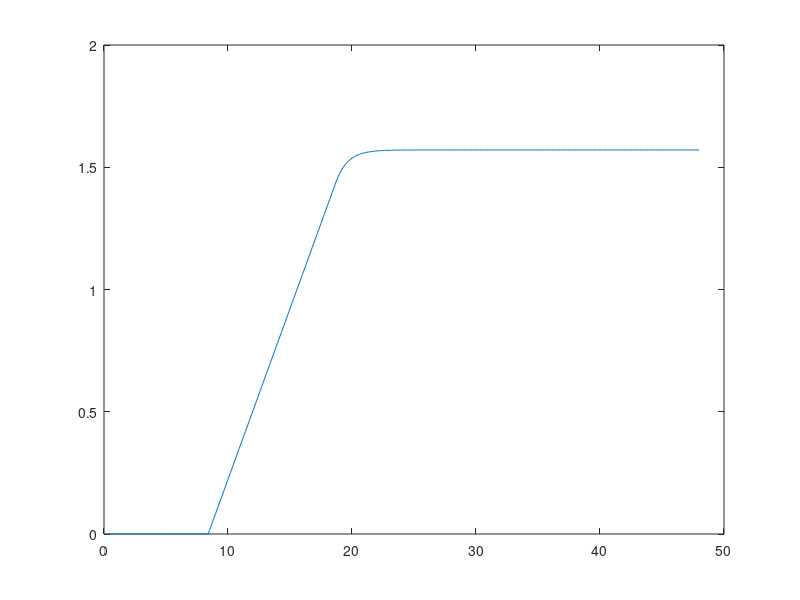

MATLAB code to generate this figure: (Note: this script raises an error after producing the figure.)
% Script de test para el generador de trayectorias usando el EKF

% Copyright (C) 2016 Iván Rodríguez Méndez, Antonio Luis
% Morell González, Leopoldo Acosta Sánchez
%
% This software is distributed under the GNU General Public 
% Licence (version 3 or later); please refer to the file 
% Licence.txt, included with the software, for details.


rng(1); %Colocamos la misma semilla para que el script siempre se ejecute en las mismas condiciones
clear % Eliminamos todas las variables que guardamos en el workspace
clc;
clf; %Limpiamos el workSpace y las figuras 

%Establecemos la velocidad para la simulación del experimento

velocidad_simulacion = 0.01 ;
mostrar_simulacion = true;
preguntar_simular = true;
depuracion = false ;
steps = 1; %Pasos usados por el bucle para la represetanción gráfica
len = 100 ; %Tamaño asignado para mostrar las mediciones por parte de las balizas
Radio = 0.35 ; %Radio del dibujo
radioruedas = Radio/6 ; %definimos el radio de las ruedas de nuestro robot
intervalo_conf = 50 ; %Definimos el tamaño del intervalo de confianza en la representación.

%Importamos el modelo de medida y sus derivadas (en este caso medimos la
%distancia)

h_func = @bot_dist_h;


%Imprimimos algunos mensajes informativos en el workspace

disp('Seguimiento de un robot móvil usando el UKF')      
disp('  Autor: Iván Rodríguez Méndez')
disp('  Basado en la toolbox de Simo Särkkä')

%Creamos la trayectoria que seguirá el robot y además colocamos las balizas
%para poder calcular su posición.

disp(' ')
disp('PARÁMETROS DE SIMULACIÓN:')

Baliza_1 = [-10;25] ;
Baliza_2 = [-10;-5];

fprintf(' -> La posición de la primera baliza \n    es X= %f  e Y= %f \n',Baliza_1(1,1),Baliza_1(2,1))
fprintf(' -> La posición de la segunda baliza \n    es X= %f  e Y= %f \n',Baliza_2(1,1),Baliza_2(2,1))

sd_baliza = 0.05 ; %Parámetro de afectación de ruido de nuestro robot
sd_odometria = 0.05 ; %Parámetro de ruido que aplicamos a la odometría 
dt = 0.01 ; %Diferencial de tiempo por el que realizamos nuestra simulación

fprintf(' -> La afectación del ruido es %f (varianza) \n',sd_baliza)
fprintf(' -> La afectación del ruido es %f (varianza) \n',sd_odometria)
fprintf(' -> El tiempo de muestreo es %f segundos \n',dt)
fprintf(' -> El radio de las ruedas es %f metros \n',radioruedas)
%Creamos la trayectoria que nuestro robot deberá seguir 

 Y = []; %Inicialización del vector de medidas
 Y_r = []; %Inicializamos el vector que guarda las rotaciones
 
 %Generamos las velocidades lineales y angulares de nuestro robot
V_LINEAL = 1; %Velocidad máxima
V_ANGULAR = 8; %Velocidad de rotación máxima
x_inicial = 0;
y_inicial = 0;
alfa_inicial = 0;
tiempo = 0;
Tiempo = [];
espacio = 0;
pose = [x_inicial;y_inicial;alfa_inicial];
FPS = 15 ;
Epsilon = 0.01; %Umbral de distancia
V = V_LINEAL;
W = V_ANGULAR*pi/(180) ;
trayectoria = [x_inicial;y_inicial;alfa_inicial];

velocidad_lineal = [0];
velocidad_angular = [0];

objetivos = [5 5 5;
             0 10 20 ;
             0 pi/2 pi/2];
obj_actual = 1;
mov = 1;
angulo = 0;

for i=1:size(objetivos,2)
    while norm(trayectoria(:,size(trayectoria,2))-objetivos(:,obj_actual)) > Epsilon && size(trayectoria,2) <= 1000 
        pose = trayectoria(:,size(trayectoria,2));
        
        %Calculamos la diferencia en el ángulo
        b = atan2(sin(pose(3,1)),cos(pose(3,1)));
        a = atan2(sin(objetivos(3,obj_actual)),cos(objetivos(3,obj_actual)));
        
        d1 = a-b;
        d2 = 2*pi - abs(d1);
        
        if d1 > 0
            d2 = d2*(-1);
        end
        if (abs(d1) < abs(d2))
            angulo = d1;
        else 
            angulo = d2;
        end
        
       w = angulo;
        
        if w > W
            w = W;
        end
        if w < -W
            w = -W;
        end 
        v = norm(pose(1:2)-objetivos(1:2,obj_actual));
        
        if (v > V)
            v = V;
        end
        if (v < 0)
            v = 0;
        end
        
        if abs(w) > 0.01
            v = 0;
        end
        
   
        trayectoria(3,mov) = pose(3,1) + w*0.1;
        trayectoria(1,mov) = pose(1,1) + v*cos(trayectoria(3,mov))*0.1;
        trayectoria(2,mov) = pose(2,1) + v*sin(trayectoria(3,mov))*0.1;
        
        tiempo = tiempo + 0.1;
        Tiempo = [Tiempo tiempo]; %Usamos este vector por si quisieramos representar algo con respecto al tiempo.
        espacio = espacio + v;
        mov = mov+1;
    end
    obj_actual = obj_actual+1;
end
        
plot(trayectoria(1,:),trayectoria(2,:))
plot(Tiempo,trayectoria(3,:))

x = [];
x_mod = [];
X_mod = [];
X_mod_ruido = [];
X = [];
U_t = [];
u_t = [];
%Iniciamos el tiempo de simulación
t = 0;
resolucion = dt ;
T_final = (tiempo-0.1)/10 ; %Lo colocamos así para que sea consecuente con la longitud de nuestro vector

%Inicializamos el índice para recorrer el buble

i = 1; %Inicializamos el índice con el que trabajaremos dentro del buble.

 
 for t=0:resolucion:T_final %Creamos la trayectoria que el robot seguirá 
     %Vamos a crear la trayectoria de manera digital para poder
     %entender mejor todo el funcionamiento de nuestro sistema
     
     %Generaremos el vector de estados
     
         x_mod(:,i) = trayectoria(:,i);
         X_mod_ruido = x_mod;
         
    
         if i > 1
         
             x_mod_ruido = X_mod_ruido(:,i-1);
             u_t = odometry_motion(X_mod_ruido(:,i-1),X_mod_ruido(:,i));
         
         else 
             x_mod_ruido = X_mod_ruido(:,i);
         end
         
  
     %Calculamos las medidas usando el vector de estados del modo continuo
     
      y_r1 = atan2(x_mod_ruido(2)-Baliza_1(2), x_mod_ruido(1)-Baliza_1(1)) ; %Creamos estos vectores para simular el track visualmente
      y_r2 = atan2(x_mod_ruido(2)-Baliza_2(2), x_mod_ruido(1)-Baliza_2(1)) ; %Creamos estos vectores para simular el track visualmente
     
      %Medidas para el filtro extendido (usando la distancia).
      y1 = sqrt((x_mod_ruido(1)-Baliza_1(1)).^2 + (x_mod_ruido(2)-Baliza_1(2)).^2)+sd_baliza*randn ;
      y2 = sqrt((x_mod_ruido(1)-Baliza_2(1)).^2 + (x_mod_ruido(2)-Baliza_2(2)).^2)+sd_baliza*randn ;

    %Guardamos la información generada
     
     Y = [Y [y1;y2]];
     U_t = [U_t u_t];
     Y_r = [Y_r [y_r1;y_r2]];
     i = i+1; %Aumentamos el índice del bucle 
 end
 
 M_ukf = [0;0;0];
 P_ukf = diag([0.1 0.1 0.1]); %Inicializamos los vectores que contendrán la información inicial para del filtro clásico.
 
 R = sd_baliza^2 + sd_odometria^2; %Introducimos el ruido que tendrá en cuenta el filtro en las ecuaciones.
 
 %Construimos las matrices A y Q necesarias para el ciclo de predicción.
 qx = 0.9 ;
 qy = 0.9 ;
 
 A = [1 dt 0;
      0 1 dt;
      0 0 1];
  
 Q = [(1/3)*(dt^3)*qx (1/2)*(dt^2)*qx 0;
      (1/2)*(dt^2)*qx (dt)*qx         0;
               0         0       dt*qy];
      
 %Seguimiento y animación de nuestro robot

 MM_ukf = zeros(size(M_ukf,1),size(Y,2)); %Inicialicamos el vector que contendrá toda la información del filtro clásico.
 PP_ukf = zeros(size(M_ukf,1),size(M_ukf,1),size(Y,2));
 
 %Colocamos una condición para preguntar a la hora de realizar la
 %simulación o hacerla directamente.
 
 if preguntar_simular == true 
     
     disp('Pulsa una tecla para mostrar la simulación')
     disp(' ')
     plot(X_mod_ruido(1,:),X_mod_ruido(2,:),'b')
     axis([-30*Radio 80*Radio -30*Radio 80*Radio]);
     title('PULSA UNA TECLA PARA COMENZAR CON LA SIMULACIÓN')
     pause()
     
 end   
 
 disp(' ')
 disp('¡Comienza la simulación!')
 
 for k=1:size(Y,2) %La dimensión del bucle es tan grande como la trayectoria o el número de medidas
      if k == 1
          M_ukf = (trayectoria(:,k));
          [M_ukf,P_ukf] = ckf_predict(M_ukf,P_ukf,A,Q);
          [M_ukf,P_ukf] = ckf_update(M_ukf,P_ukf,Y(:,k),h_func,R*eye(2),[Baliza_1 Baliza_2]);
          MM_ukf(:,k) = M_ukf ;
          MM_ukf(3,k) = 0 ;
          PP_ukf(:,:,k) = P_ukf;
      else 
         M_ukf = (trayectoria(:,k)+M_ukf)/2;
          [M_ukf,P_ukf] = ckf_predict(M_ukf,P_ukf,A,Q);
          [M_ukf,P_ukf] = ckf_update(M_ukf,P_ukf,Y(:,k),h_func,R*eye(2),[Baliza_1 Baliza_2]);
          MM_ukf(:,k) = M_ukf ;
          MM_ukf(3,k) = trayectoria(3,k); %Imponemos que la rotación sea calculada de esta manera
          PP_ukf(:,:,k) = P_ukf;
      end
      
 end
 
 ukf_rmse = sqrt(mean((X_mod_ruido(1,:)-MM_ukf(1,:)).^2+(X_mod_ruido(2,:)-MM_ukf(2,:)).^2)); %Calculamos el error cuadrático medio de la posición estimada usando el filtro clásico de Kalman.
 
%Representamos la estimación obtenida para ambos filtros.
 
if mostrar_simulacion == true 
    %Representaciones gráficas de los resultados de la estimación 
    %Comenzamos con la representación del filtro clásico de Kalman.
    
    %FILTRO UKF.
      M = MM_ukf(:,1);  
      P = PP_ukf(:,:,1);
      EST = M;
      
      %Calculamos la representación para la estimación del primer vector de
      %estados
      [punto,ruedader1,ruedaizq1,Lateral_sup1,Lateral_inf1,trasera,linea_abajo1,linea_arriba1] = Pioneer3DX(M(1,1),M(2,1),M(3,1),Radio);
      
      tt = (0:0.01:1)*2*pi;
      %Calculamos el intervalo de confianza para conocer cual será la
      %propagración del error en nuestro robot.
      cc = repmat([0;0],1,length(tt)) + ...
              intervalo_conf*chol(P(1:2,1:2))'*[cos(tt);sin(tt)]; %Calculamos el intervalo de confianza
      
      cc=Inter_Conf(cc,M(1,1),M(2,1),M(3,1));
      %Representamos la trayectoria real junto con la estimación del KF y
      %la posición de las balizas en el mapa.
      
      h = plot(X_mod_ruido(1,:),X_mod_ruido(2,:),'b-',... %Dibuja la línea  que reprensenta la trayectoria real
               M(1),M(2),'ro',... %representa la posición estimada
               EST(1,:),EST(2,:),'r--',... %Dibujamos la estimación
               cc(1,:),cc(2,:),'m-',... %Intervalo de confianza
               Baliza_1(1),Baliza_1(2),'g',... %Medida desde la baliza
               Baliza_1(1),Baliza_1(2),'k^',... %Dibuja el triángulo correspondiente a la baliza
               Baliza_2(1),Baliza_2(2),'g',... %Dibuja la medida desde la baliza
               Baliza_2(1),Baliza_2(2),'k^'); %Dibuja la segunda baliza
      legend('Location','NorthEast','Trayectoria real','Posición','Trayectoria estimada',...
             'Intervalo de confianza','Medidas de los sensores','Posicion de los sensores');
      title('Filtrado usando el UKF.')
      axis([-30*Radio 80*Radio -30*Radio 80*Radio]);
      
      hold on
      
      %Marcamos ciertos puntos del mapa con texto para poder identificarlos
      %mejor.
      
      text(x_inicial-1,y_inicial-1,'SALIDA')
      text(Baliza_1(1)-1,Baliza_1(2)-1,'BALIZA 1')
      text(Baliza_2(1)-1,Baliza_2(2)-1,'BALIZA 2')
      
      %Representamos el robot estimado por el filtro de Kalman clásico.
      Robot = plot(punto(1,:),punto(2,:),'r--',...
                   ruedader1(1,:),ruedader1(2,:),'g',...
                   ruedaizq1(1,:),ruedaizq1(2,:),'g',...
                   Lateral_sup1(1,:),Lateral_sup1(2,:),'r--',...
                   Lateral_inf1(1,:),Lateral_inf1(2,:),'r--',...
                   trasera(1,:),trasera(2,:),'r--',...
                   linea_abajo1(1,:),linea_abajo1(2,:),'r--',...
                   linea_arriba1(1,:),linea_arriba1(2,:),'r--');
       hold on
       
       %Calculamos la representación del robot real.
       [punto,ruedader1,ruedaizq1,Lateral_sup1,Lateral_inf1,trasera,linea_abajo1,linea_arriba1] = Pioneer3DX(X_mod_ruido(1,1),X_mod_ruido(2,1),X_mod_ruido(3,1),Radio);
       
       %Representamos el robot real.
       Robot_real = plot(punto(1,:),punto(2,:),'b',...
                   ruedader1(1,:),ruedader1(2,:),'g',...
                   ruedaizq1(1,:),ruedaizq1(2,:),'g',...
                   Lateral_sup1(1,:),Lateral_sup1(2,:),'b',...
                   Lateral_inf1(1,:),Lateral_inf1(2,:),'b',...
                   trasera(1,:),trasera(2,:),'b',...
                   linea_abajo1(1,:),linea_abajo1(2,:),'b',...
                   linea_arriba1(1,:),linea_arriba1(2,:),'b');
      
       hold on
      
       
      EST = []; % Inicializamos un vector para guardar la estimación.
      
      %Usamos un bucle para poder ir actualizando las representaciones de
      %los robots.
          for k=1:steps:size(Y,2)
           
            %Definimos las longitudes de los impactos en el robot.
            len1 = Y(1,k);
            len2 = Y(2,k);
            %Actualizamos la información del FILTRO CLÁSICO.
            M = MM_ukf(:,k);
            Media = MM_ukf(:,k);
            P = PP_ukf(:,:,k);
            EST = MM_ukf(:,1:k);

            [punto,ruedader1,ruedaizq1,Lateral_sup1,Lateral_inf1,trasera,linea_abajo1,linea_arriba1] = Pioneer3DX(M(1,1),M(2,1),M(3,1),Radio);
            
            % Intervalo de confianza.

            cc = repmat([0;0],1,length(tt)) + ...
             intervalo_conf*chol(P(1:2,1:2))'*[cos(tt);sin(tt)];
         
            cc=Inter_Conf(cc,M(1,1),M(2,1),M(3,1));
            
            % Direcciones de los impactos.
            dx1 = len1*cos(Y_r(1,k));
            dy1 = len1*sin(Y_r(1,k));
            dx2 = len2*cos(Y_r(2,k));
            dy2 = len2*sin(Y_r(2,k));
           
            % Actualizamos las representaciones.
            set(h(2),'xdata',Media(1)); set(h(2),'ydata',Media(2));
            set(h(3),'xdata',EST(1,:)); set(h(3),'ydata',EST(2,:)); 
            set(h(4),'xdata',cc(1,:)); set(h(4),'ydata',cc(2,:)); 
            set(h(5),'xdata',[Baliza_1(1);Baliza_1(1)+dx1]); set(h(5),'ydata',[Baliza_1(2);Baliza_1(2)+dy1]); 
            set(h(7),'xdata',[Baliza_2(1);Baliza_2(1)+dx2]); set(h(7),'ydata',[Baliza_2(2);Baliza_2(2)+dy2]); 
                 
            set(Robot(1),'xdata',punto(1,:));set(Robot(1),'ydata',punto(2,:));
            set(Robot(2),'xdata',ruedader1(1,:));set(Robot(2),'ydata',ruedader1(2,:));
            set(Robot(3),'xdata',ruedaizq1(1,:));set(Robot(3),'ydata',ruedaizq1(2,:));
            set(Robot(4),'xdata',Lateral_sup1(1,:));set(Robot(4),'ydata',Lateral_sup1(2,:));
            set(Robot(5),'xdata',Lateral_inf1(1,:));set(Robot(5),'ydata',Lateral_inf1(2,:));
            set(Robot(6),'xdata',trasera(1,:));set(Robot(6),'ydata',trasera(2,:));
            set(Robot(7),'xdata',linea_abajo1(1,:));set(Robot(7),'ydata',linea_abajo1(2,:));
            set(Robot(8),'xdata',linea_arriba1(1,:));set(Robot(8),'ydata',linea_arriba1(2,:));
           
            [punto,ruedader1,ruedaizq1,Lateral_sup1,Lateral_inf1,trasera,linea_abajo1,linea_arriba1] = Pioneer3DX(X_mod_ruido(1,k),X_mod_ruido(2,k),X_mod_ruido(3,k),Radio);
            
            set(Robot_real(1),'xdata',punto(1,:));set(Robot_real(1),'ydata',punto(2,:));
            set(Robot_real(2),'xdata',ruedader1(1,:));set(Robot_real(2),'ydata',ruedader1(2,:));
            set(Robot_real(3),'xdata',ruedaizq1(1,:));set(Robot_real(3),'ydata',ruedaizq1(2,:));
            set(Robot_real(4),'xdata',Lateral_sup1(1,:));set(Robot_real(4),'ydata',Lateral_sup1(2,:));
            set(Robot_real(5),'xdata',Lateral_inf1(1,:));set(Robot_real(5),'ydata',Lateral_inf1(2,:));
            set(Robot_real(6),'xdata',trasera(1,:));set(Robot_real(6),'ydata',trasera(2,:));
            set(Robot_real(7),'xdata',linea_abajo1(1,:));set(Robot_real(7),'ydata',linea_abajo1(2,:));
            set(Robot_real(8),'xdata',linea_arriba1(1,:));set(Robot_real(8),'ydata',linea_arriba1(2,:));
           
            %Definimos la velocidad para los pasos en la simulación.
            pause(velocidad_simulacion)
         
          end
end
      
disp(' ')
disp('Simulación finalizada')
disp(' ')

fprintf('  El RMS (UKF) de las coordenadas x e y, \n es de: %f metros \n',ukf_rmse)
disp(' ')


%Creamos un bloque de depuración para comprobar que las dimensiones de las
%matrices son las correctas y que las variables tienen el valor que
%esperamos obtener

 if depuracion == true 
     disp(' ')
     disp('MOSTRAMOS LAS VARIABLES DE DEPURACIÓN:')
     disp(' ')
     fprintf('El tamaño de X_mod es: %f \n',size(X_mod(1,:)))
     fprintf('El tamaño de Y es: %f \n',size(Y(1,:)))
     fprintf('El tamaño de MM es: %f \n',size(MM(1,:)))
     A
     Q
     
 end
 
 
 
      
      
 
 
 


